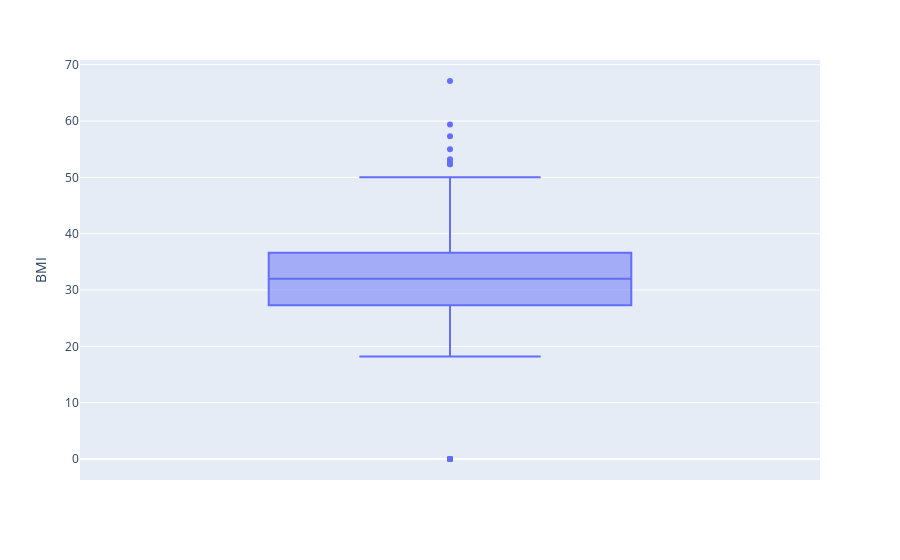

Notebook code for this chart:
### Markdown cell above
**We are going to create some box plots to view outliers in different features**

### Code cell
fig = px.box(df, y='BMI')

fig.show()

### Figure 1 — Plotly figure (JSON) as saved in the notebook; plotly's stock layout.template omitted (floating-point values rounded to 4 significant figures; data arrays with more than 128 entries replaced by an {"elided": "..."} marker saying what was removed)
{"data": [{"alignmentgroup": "True", "hovertemplate": "BMI=%{y}<extra></extra>", "legendgroup": "", "marker": {"color": "#636efa"}, "name": "", "notched": false, "offsetgroup": "", "orientation": "v", "showlegend": false, "type": "box", "x0": " ", "xaxis": "x", "y": {"elided": "768 float values"}, "y0": " ", "yaxis": "y"}], "layout": {"boxmode": "group", "legend": {"tracegroupgap": 0}, "margin": {"t": 60}, "xaxis": {"anchor": "y", "domain": [0, 1]}, "yaxis": {"anchor": "x", "domain": [0, 1], "title": {"text": "BMI"}}}}
